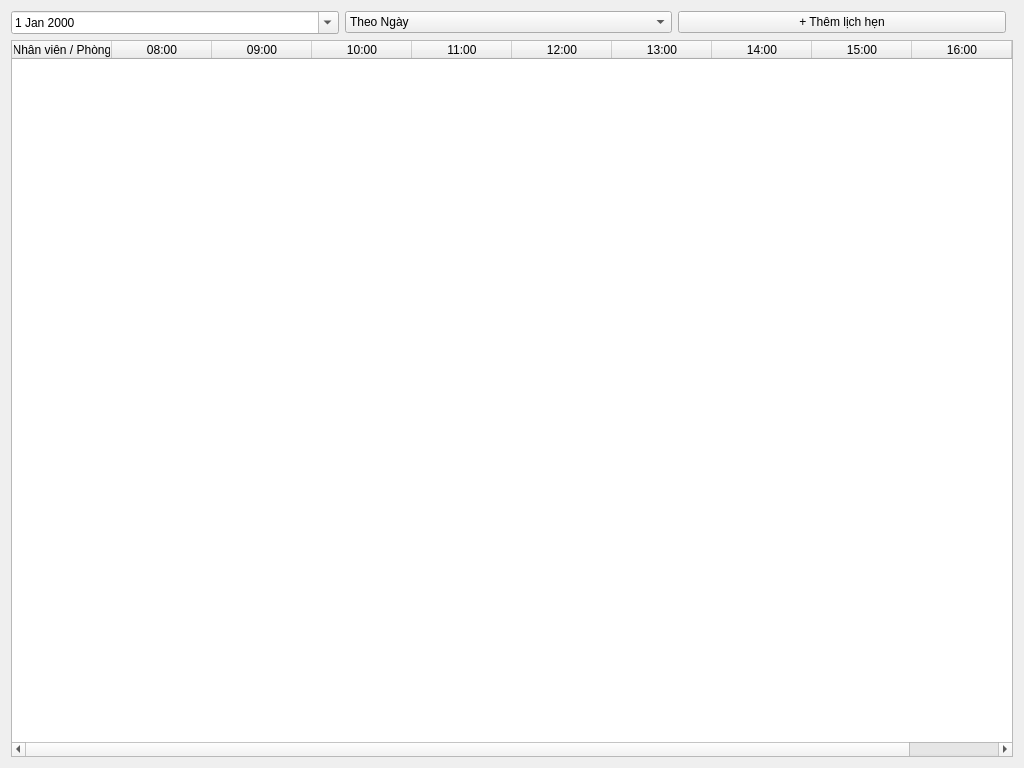
<?xml version="1.0" encoding="UTF-8"?>
<ui version="4.0">
 <class>CalendarBoard</class>
 <widget class="QWidget" name="CalendarBoard">
  <property name="geometry">
   <rect>
    <x>0</x>
    <y>0</y>
    <width>1024</width>
    <height>768</height>
   </rect>
  </property>
  <property name="windowTitle">
   <string>Lịch Hẹn (Gantt/Tiến độ)</string>
  </property>
  <layout class="QVBoxLayout" name="verticalLayout">
   <item>
    <layout class="QHBoxLayout" name="controlsLayout">
     <item><widget class="QDateEdit" name="dateEdit"><property name="calendarPopup"><bool>true</bool></property></widget></item>
     <item><widget class="QComboBox" name="cbViewType">
       <item><property name="text"><string>Theo Ngày</string></property></item>
       <item><property name="text"><string>Theo Tuần</string></property></item>
     </widget></item>
     <item><widget class="QPushButton" name="btnAddAppointment"><property name="text"><string>+ Thêm lịch hẹn</string></property></widget></item>
     <item><spacer name="horizontalSpacer"><property name="orientation"><enum>Qt::Horizontal</enum></property></spacer></item>
    </layout>
   </item>
   <item>
    <widget class="QTableWidget" name="tableCalendar">
     <property name="toolTip"><string>Gantt Chart hiển thị lịch hẹn</string></property>
     <property name="alternatingRowColors"><bool>true</bool></property>
     <column><property name="text"><string>Nhân viên / Phòng</string></property></column>
     <column><property name="text"><string>08:00</string></property></column>
     <column><property name="text"><string>09:00</string></property></column>
     <column><property name="text"><string>10:00</string></property></column>
     <column><property name="text"><string>11:00</string></property></column>
     <column><property name="text"><string>12:00</string></property></column>
     <column><property name="text"><string>13:00</string></property></column>
     <column><property name="text"><string>14:00</string></property></column>
     <column><property name="text"><string>15:00</string></property></column>
     <column><property name="text"><string>16:00</string></property></column>
     <column><property name="text"><string>17:00</string></property></column>
    </widget>
   </item>
  </layout>
 </widget>
 <resources/>
 <connections/>
</ui>
